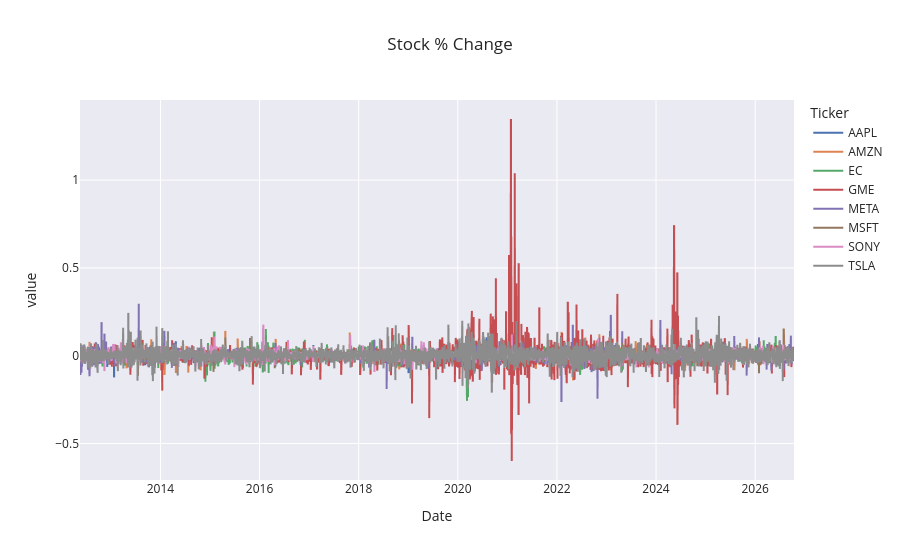

Notebook code cell kept with this figure:
### Code cell
stock_returns = stock_data.pct_change()
fig = px.line( stock_returns,
              title='Stock % Change',
              labels={'variable':'Ticker'})
fig.show()

### Figure 1 — Plotly figure (JSON) as saved in the notebook; plotly's stock layout.template omitted (floating-point values rounded to 4 significant figures; data arrays with more than 128 entries replaced by an {"elided": "..."} marker saying what was removed)
{"data": [{"hovertemplate": "Ticker=AAPL<br>Date=%{x}<br>value=%{y}<extra></extra>", "legendgroup": "AAPL", "line": {"color": "rgb(76,114,176)", "dash": "solid"}, "marker": {"symbol": "circle"}, "mode": "lines", "name": "AAPL", "showlegend": true, "type": "scattergl", "x": {"elided": "3622 str values"}, "xaxis": "x", "y": {"elided": "3622 float values"}, "yaxis": "y"}, {"hovertemplate": "Ticker=AMZN<br>Date=%{x}<br>value=%{y}<extra></extra>", "legendgroup": "AMZN", "line": {"color": "rgb(221,132,82)", "dash": "solid"}, "marker": {"symbol": "circle"}, "mode": "lines", "name": "AMZN", "showlegend": true, "type": "scattergl", "x": {"elided": "3622 str values"}, "xaxis": "x", "y": {"elided": "3622 float values"}, "yaxis": "y"}, {"hovertemplate": "Ticker=EC<br>Date=%{x}<br>value=%{y}<extra></extra>", "legendgroup": "EC", "line": {"color": "rgb(85,168,104)", "dash": "solid"}, "marker": {"symbol": "circle"}, "mode": "lines", "name": "EC", "showlegend": true, "type": "scattergl", "x": {"elided": "3622 str values"}, "xaxis": "x", "y": {"elided": "3622 float values"}, "yaxis": "y"}, {"hovertemplate": "Ticker=GME<br>Date=%{x}<br>value=%{y}<extra></extra>", "legendgroup": "GME", "line": {"color": "rgb(196,78,82)", "dash": "solid"}, "marker": {"symbol": "circle"}, "mode": "lines", "name": "GME", "showlegend": true, "type": "scattergl", "x": {"elided": "3622 str values"}, "xaxis": "x", "y": {"elided": "3622 float values"}, "yaxis": "y"}, {"hovertemplate": "Ticker=META<br>Date=%{x}<br>value=%{y}<extra></extra>", "legendgroup": "META", "line": {"color": "rgb(129,114,179)", "dash": "solid"}, "marker": {"symbol": "circle"}, "mode": "lines", "name": "META", "showlegend": true, "type": "scattergl", "x": {"elided": "3622 str values"}, "xaxis": "x", "y": {"elided": "3622 float values"}, "yaxis": "y"}, {"hovertemplate": "Ticker=MSFT<br>Date=%{x}<br>value=%{y}<extra></extra>", "legendgroup": "MSFT", "line": {"color": "rgb(147,120,96)", "dash": "solid"}, "marker": {"symbol": "circle"}, "mode": "lines", "name": "MSFT", "showlegend": true, "type": "scattergl", "x": {"elided": "3622 str values"}, "xaxis": "x", "y": {"elided": "3622 float values"}, "yaxis": "y"}, {"hovertemplate": "Ticker=SONY<br>Date=%{x}<br>value=%{y}<extra></extra>", "legendgroup": "SONY", "line": {"color": "rgb(218,139,195)", "dash": "solid"}, "marker": {"symbol": "circle"}, "mode": "lines", "name": "SONY", "showlegend": true, "type": "scattergl", "x": {"elided": "3622 str values"}, "xaxis": "x", "y": {"elided": "3622 float values"}, "yaxis": "y"}, {"hovertemplate": "Ticker=TSLA<br>Date=%{x}<br>value=%{y}<extra></extra>", "legendgroup": "TSLA", "line": {"color": "rgb(140,140,140)", "dash": "solid"}, "marker": {"symbol": "circle"}, "mode": "lines", "name": "TSLA", "showlegend": true, "type": "scattergl", "x": {"elided": "3622 str values"}, "xaxis": "x", "y": {"elided": "3622 float values"}, "yaxis": "y"}], "layout": {"legend": {"title": {"text": "Ticker"}, "tracegroupgap": 0}, "title": {"text": "Stock % Change"}, "xaxis": {"anchor": "y", "domain": [0, 1], "title": {"text": "Date"}}, "yaxis": {"anchor": "x", "domain": [0, 1], "title": {"text": "value"}}}}
